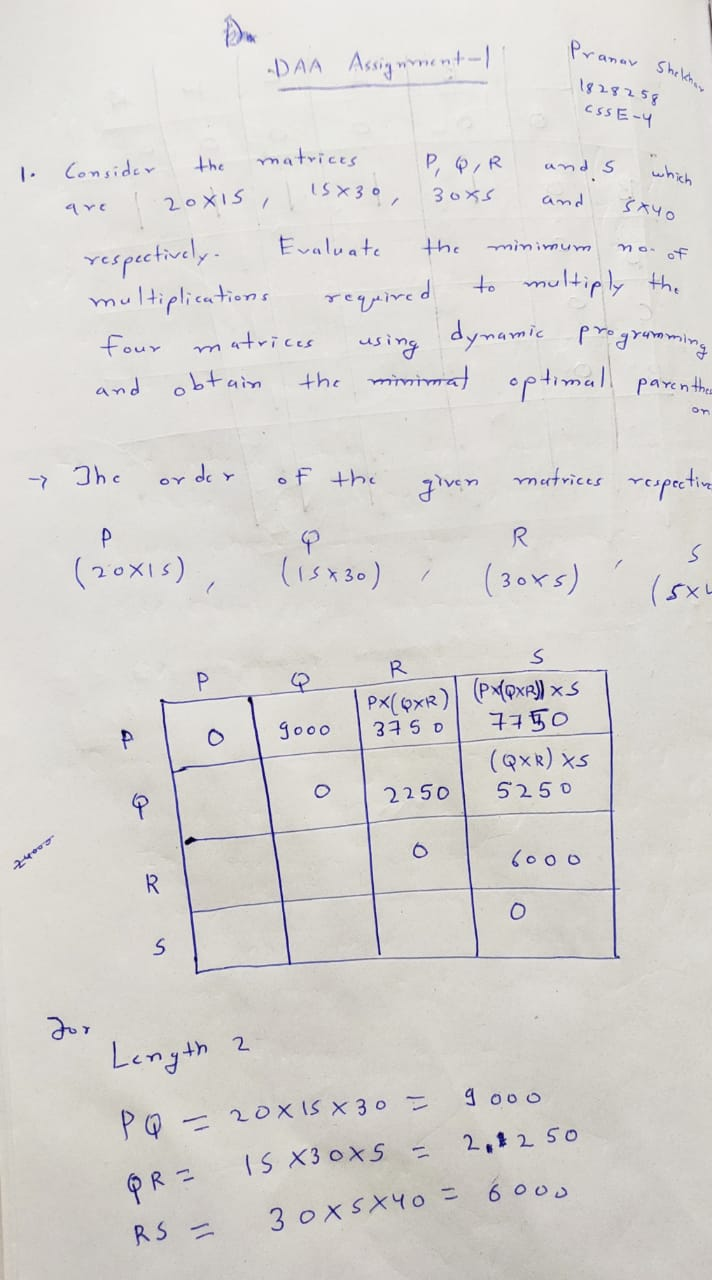
#> input picture Real.jpeg, 712 x 1280 px, found by its file name
$ jupyter execute Crop_DAA_Assignment.ipynb
#> lines starting #> are read from the running program, lines starting #| are printed output that depends on the picture; after the words box and inside, x2 and y2 are one past the last pixel; in counts of white or black regions, pixels touching at a corner belong together; pictures that were not available may be replaced by others from this repository, and a replacement may not be noted
[cell 1]
import cv2

[cell 2]
path1 = '/root/Desktop/WorkSpace/Real.jpeg'
path2 = '/root/Desktop/WorkSpace/Copy.jpeg'
real = cv2.imread(path1)
#> real is the input picture: shape (1280, 712, 3); mean B, G, R 209.5, 212.5, 215.1
copy = cv2.imread(path2)

[cell 3]
cv2.imshow('hi',real)
cv2.waitKey()
cv2.destroyAllWindows()

[cell 4]
cphoto_real = real[40:150, 550:750]
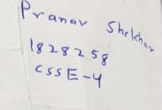
#> cphoto_real: shape (110, 162, 3); mean B, G, R 218.8, 219.6, 221.6
cphoto_copy = copy[25:130, 550:750]
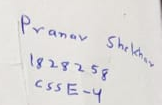
#> cphoto_copy: shape (105, 162, 3); mean B, G, R 218.9, 219.5, 221.8
cphoto_copy = cv2.resize(cphoto_copy,(162,110))
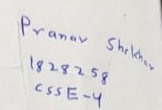
#> cphoto_copy: shape (110, 162, 3); mean B, G, R 218.9, 219.5, 221.7
real[40:150, 550:750] = cphoto_copy
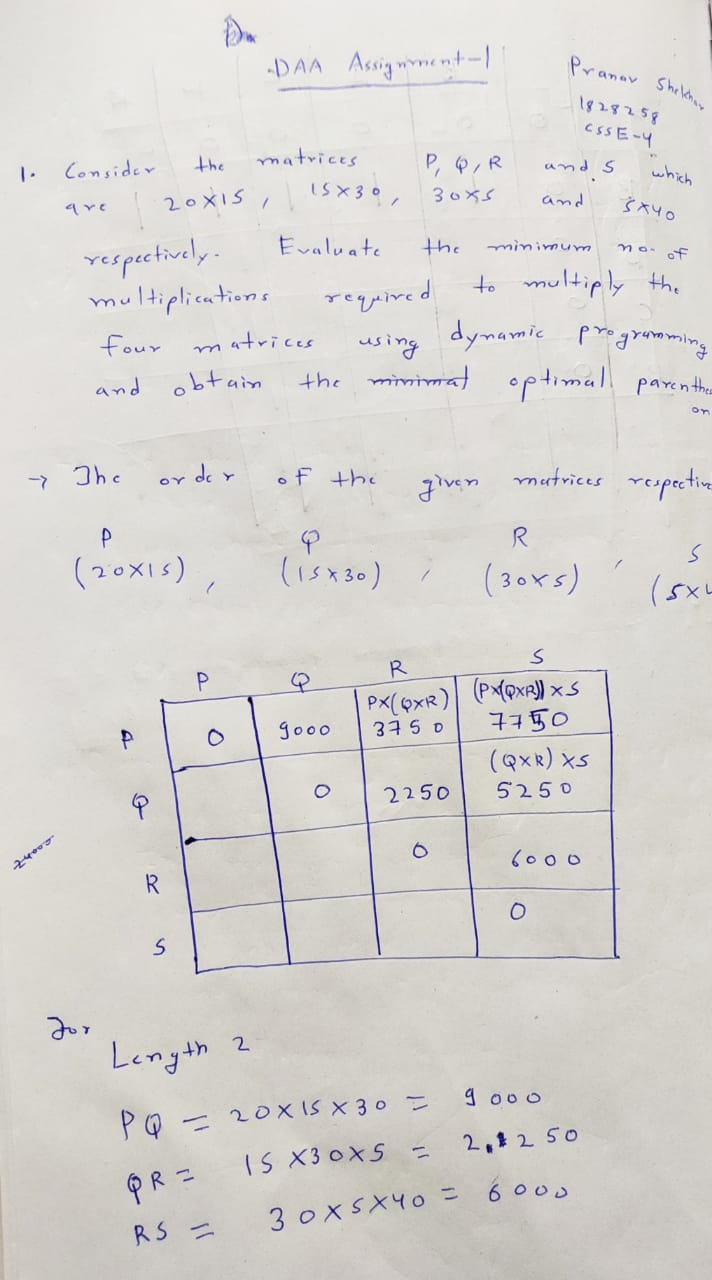
#> real: shape (1280, 712, 3); 1.8% of pixels changed, all inside (x1, y1, x2, y2) = (550, 40, 712, 150)

[cell 5]
cv2.imwrite('Saved.jpg',real)
#> Out = True
